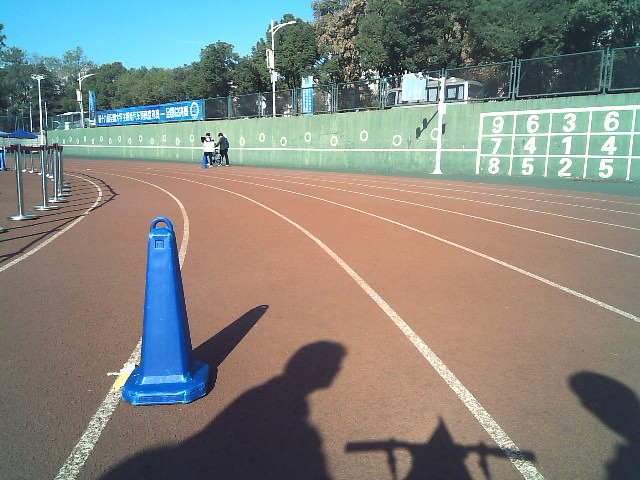
#> input picture task4.5/5-1.png, 640 x 480 px
$ python task4.5.py
#> lines starting #> are read from the running program, lines starting #| are printed output that depends on the picture; after the words box and inside, x2 and y2 are one past the last pixel; in counts of white or black regions, pixels touching at a corner belong together
import cv2
import numpy as np

# ===================== 1. 读取图片 =====================
# 请将图片命名为 track.jpg（或对应后缀），放在代码同目录
img = cv2.imread("5-1.png")
#> img is the input picture: shape (480, 640, 3); mean B, G, R 125.8, 133.3, 132.9
if img is None:
    print("❌ 错误：图片读取失败！请确认图片路径和名称正确")
    exit()

# 等比例缩放，方便操作（可选，不影响效果）
h, w = img.shape[:2]
#> h = 480; w = 640
scale = 0.8
img = cv2.resize(img, (int(w * scale), int(h * scale)))
#> img: shape (384, 512, 3)

# 转换为HSV颜色空间（HSV是颜色分割的标准空间）
hsv = cv2.cvtColor(img, cv2.COLOR_BGR2HSV)
#> hsv: shape (384, 512, 3); mean H, S, V 50, 71.9, 154.3

# ===================== 2. 创建滑动条回调函数（空函数，仅占位） =====================
def nothing(x):
    pass

# ===================== 3. 创建Control窗口 + 6个HSV滑动条 =====================
cv2.namedWindow("Control", cv2.WINDOW_NORMAL)
cv2.resizeWindow("Control", 600, 400)

# H: 0-179（OpenCV中H范围是0-179，不是0-360）
# S: 0-255
# V: 0-255
cv2.createTrackbar("H_min", "Control", 0, 179, nothing)
#> slider 'H_min' is set to 35
cv2.createTrackbar("H_max", "Control", 179, 179, nothing)
cv2.createTrackbar("S_min", "Control", 0, 255, nothing)
#> slider 'S_min' is set to 51
cv2.createTrackbar("S_max", "Control", 255, 255, nothing)
cv2.createTrackbar("V_min", "Control", 0, 255, nothing)
#> slider 'V_min' is set to 51
cv2.createTrackbar("V_max", "Control", 255, 255, nothing)

# ===================== 4. 实时调参循环 =====================
while True:
    # 读取滑动条当前值
    h_min = cv2.getTrackbarPos("H_min", "Control")
    h_max = cv2.getTrackbarPos("H_max", "Control")
    s_min = cv2.getTrackbarPos("S_min", "Control")
    s_max = cv2.getTrackbarPos("S_max", "Control")
    v_min = cv2.getTrackbarPos("V_min", "Control")
    v_max = cv2.getTrackbarPos("V_max", "Control")

    # 定义HSV颜色范围（根据滑动条动态更新）
    lower = np.array([h_min, s_min, v_min])
    upper = np.array([h_max, s_max, v_max])

    # 生成二值化Mask（掩膜）：在范围内的像素为白色(255)，否则为黑色(0)
    mask = cv2.inRange(hsv, lower, upper)
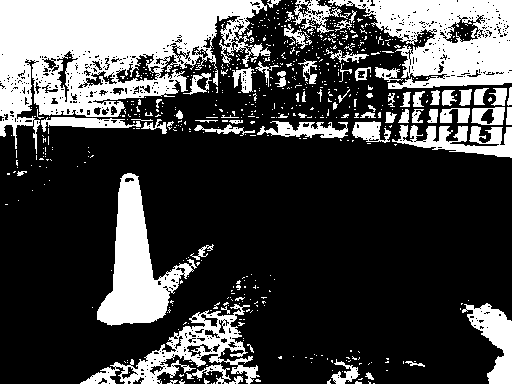
#> mask: shape (384, 512); 28.1% white; 636 white regions (561 under 20 px), largest, box (x1, y1, x2, y2) and area: (0, 0, 271, 154) 21074, (328, 0, 512, 89) 9219, (97, 173, 197, 326) 6136

    # 用Mask抠出目标物体（只保留Mask中白色区域的原图像素）
    result = cv2.bitwise_and(img, img, mask=mask)
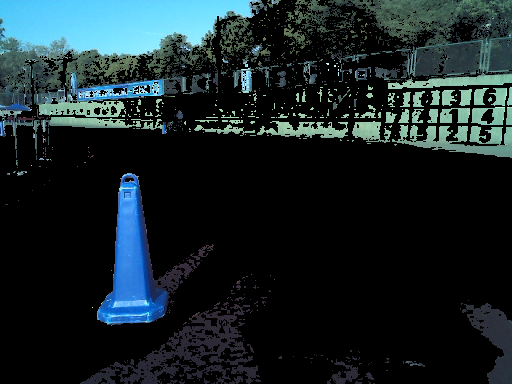
#> result: shape (384, 512, 3); mean B, G, R 39.8, 36.3, 23.4

    # ===================== 5. 显示结果 =====================
    cv2.imshow("Original", img)          # 原图
    cv2.imshow("Mask", mask)             # 二值化掩膜
    cv2.imshow("Result", result)         # 抠出的目标物体

    # 按ESC退出
    key = cv2.waitKey(1) & 0xFF
#> (key Esc is pressed here)
    if key == 27:
        break

# ===================== 6. 退出时打印最终参数（方便后续直接使用） =====================
print("\n✅ 最终HSV参数（可直接用于代码）：")
print(f"H_min = {h_min}, H_max = {h_max}")
print(f"S_min = {s_min}, S_max = {s_max}")
print(f"V_min = {v_min}, V_max = {v_max}")

cv2.destroyAllWindows()
